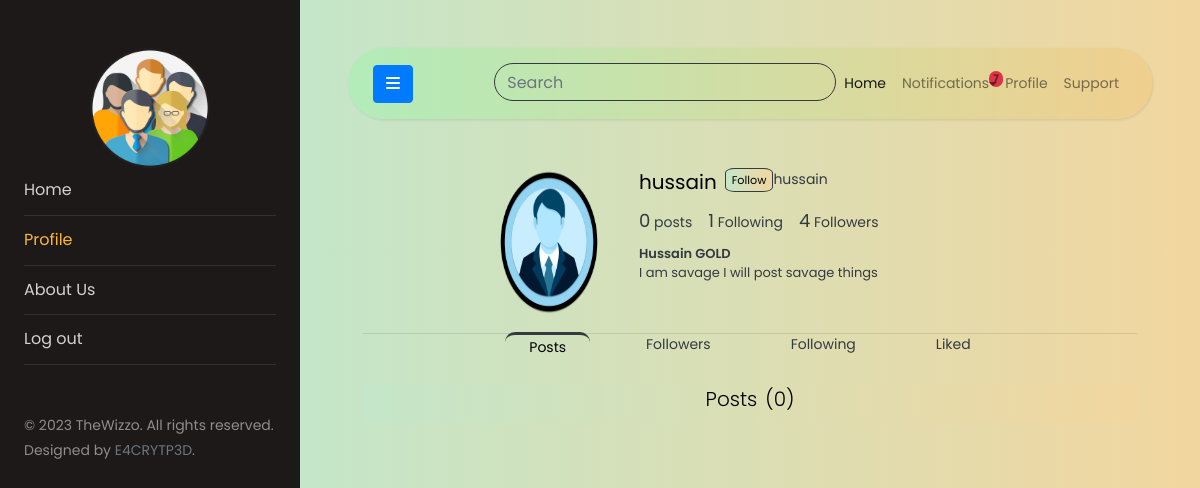
/user/hussain/profile (signed in), run on the app's committed database.
### users/models.py (models this page shows, shortened)
class User(AbstractUser):
    genders = [
        ('Male', 'Male'),
        ('Female', 'Female'),
        ('Custom', 'Custom'),
        ('Prefer not to say', 'Prefer not to say')
    ]
    date_of_birth = models.DateField(blank=True, null=True)
    gender = models.CharField(
        choices=genders, max_length=20, default="Unknown")

class Profile(models.Model):
    user = models.OneToOneField(
        'User', related_name='profile', on_delete=models.CASCADE)
    bio = models.CharField(default="", blank=True, null=True, max_length=75)
    follows = models.ManyToManyField(
        User, related_name='follows', blank=True, symmetrical=False)
    updated = models.DateTimeField(auto_now=True)
    created = models.DateTimeField(auto_now_add=True)
    profile_pic = models.ImageField(
        upload_to='profile_pics', blank=True, null=True)

### users/views.py (the view)
# urls.py: path('<str:user>/profile', views.user_profile, name='userprofile'),
@login_required
def user_profile(request, user):
    try:
        user = User.objects.select_related('profile').get(username=user)
    except Exception:
        return HttpResponse('<div class="text-danger">Error occured</div>')
    return render(request, 'users/userprofile.html', {'puser': user})

### usertimeline/models.py (called while the page is built)
    def all(self):
        return super().filter(is_seen=False)

### templates/users/userprofile.html (shortened to what this page needs)
{% extends 'base.html' %}
{% block profile %}
active
{% endblock profile %}
{% block content %}
<div class="container">
    <header class="row">
        <div class="col-sm-2 col-auto offset-2 mt-2">
            <div class="position-relative profile-picture">
                <div>
                    <img class="rounded-circle w-100" src="{{puser.profile.profile_pic.url}}" alt="profile pic"
                        height="150px">
                </div>
            </div>
        </div>
        <div class="col-8 text-dark mt-2">
            <div class="d-flex flex-row">
                <h5 class="mx-2">{{puser.username}}</h5>
                {% if puser != user %}
                {% if  puser not in user.profile.follows.all%}
                <div>
                    <button hx-post="{% url 'follow' puser %}" hx-headers='{"X-CSRFToken": "{{csrf_token}}"}'
                        hx-vals='{"wizu":"{{puser.id}}"}'
                        class="border border-dark bg-gradient btn-follow small">Follow</button>
                </div>
                {{puser}}
                {% endif %}
                {% endif %}
            </div>
            <div class="d-flex flex-row">
                <div class="mx-md-2 mx-1">
                    <span class="font-count">{{puser.post.all.count}}</span> posts
                </div>
                <div class="mx-md-2 mx-1">
                    <span class="font-count">{{puser.profile.follows.count}}</span> Following
                </div>
                <div class="mx-md-2 mx-1">
                    <span class="font-count">{{puser.follows.count}}</span> Followers
                </div>
            </div>
            <div class="d-flex flex-column">
                <h6 class="profile-full-name mx-2 mt-2 mb-0"><span>{{puser.first_name}}</span>
                    <span>{{puser.last_name}}</span>
                </h6>
                <p class="mx-2 mt-0" style="font-size: small;">{{puser.profile.bio}}</p>
            </div>
        </div>
    </header>
    <hr class="mb-0 pb-0">
    <div class="d-flex flex-row justify-content-center mt-0">
        <div class="mx-md-3 border-dark px-md-4 px-2 profile-link pl-active" hx-get="{%url 'posts' puser %}"
            hx-target="#user-content" id="posts"><a onclick="activeTab('posts')" class="text-decoration-none"
                href="#posts">Posts</a> </div>
        <div class="mx-md-3 border-dark px-2 px-md-4 profile-link" hx-get="{%url 'followers' puser.username %}"
            hx-target="#user-content" id="followers"><a onclick="activeTab('followers')" href="#followers">Followers</a>
        </div>
        <div class="mx-md-3 border-dark px-2 px-md-4 profile-link" hx-get="{%url 'following' puser.username %}"
            hx-target="#user-content" id="following"><a onclick="activeTab('following')" href="#following">Following</a>
        </div>
        <div class="mx-md-3 border-dark px-2 px-md-4 profile-link" hx-get="{% url 'likedpost' puser %}"
            hx-target="#user-content" id="likedposts"><a onclick="activeTab('likedposts')" href="#likedposts">Liked</a>
        </div>
    </div>
    <div class="container-sm">
        <div id="user-content" class="bg-gradient">
            {% include 'users/partials/posts.html' %}
        </div>
    </div>
</div>
{% endblock content %}

### templates/base.html (shortened to what this page needs)
<!DOCTYPE html>
<html lang="en">
{% load static %}
<head>
	<link rel="stylesheet" href="https://cdnjs.cloudflare.com/ajax/libs/font-awesome/6.2.1/css/all.min.css"
 />
	<link rel="stylesheet" href="{% static 'css/style.css' %}" />
</head>
<body>
	<div class="wrapper d-flex align-items-stretch">
		<nav id="sidebar">
			<div class="p-4 pt-5">
				<a href="#" class="img logo rounded-circle mb-5"
					style="background-image: url({{user.profile.profile_pic.url}});"></a>
				<ul class="list-unstyled components mb-5">
					<li class="{% block home %}{% endblock home %}">
						<a href="{% url 'wizzo-home' %}">Home</a>
					</li>
					<li class="{% block profile %}{% endblock profile %}">
						<a href="{% url 'userprofile' user.username %}">Profile</a>
					</li>
					<li class="nav-item {% block about %}{% endblock about %}">
						<a class="nav-link" href="{% url 'about' %}">About Us</a>
					</li>
					<li>
						<a href="{% url 'userlogout' %}">Log out</a>
					</li>
				</ul>
				<div class="footer">
					<p>
						© 2023 TheWizzo. All rights reserved. Designed by
						<a href="https://github.com/e4crypt3d" target="_blank"
							class="text-decoration-none text-secondary">E4CRYTP3D</a>.
					</p>
				</div>
			</div>
		</nav>
		<div id="content" class="p-4 p-md-5 bg-gradient">
			<nav class="navbar navbar-expand-lg navbar-light navbar-gradient rounded-pill">
				<div class="container-fluid">
					<button type="button" id="sidebarCollapse" class="btn btn-primary">
						<i class="fa fa-bars"></i>
					</button>
					<div class="collapse navbar-collapse" id="topnavbar">
						<ul class="nav navbar-nav ml-auto">
							<li class="nav-item my-3 my-lg-0">
								<div class="position-relative search-bar">
									<input hx-post="{% url 'search' %}" hx-trigger="keyup changed delay:500ms"
										hx-vals='{"csrfmiddlewaretoken":"{{csrf_token}}"}'
										style="border-radius: 20px; background-color: transparent" type="text"
										class="form-control border-dark" placeholder="Search" aria-label="Search"
										hx-target="#searched" name="query" />
								</div>
							</li>
							<li class="nav-item active">
								<a class="nav-link" href="{% url 'wizzo-home' %}">Home</a>
							</li>
							<li class="nav-item position-relative" id="notifications">
								{% include 'usertimeline/partials/notifications.html' %}
							</li>
							<li class="nav-item">
								<a class="nav-link" href="{% url 'userprofile' user.username %}">Profile</a>
							</li>
							<li class="nav-item">
								<a class="nav-link" href="#">Support</a>
							</li>
						</ul>
					</div>
				</div>
			</nav>
			{% block content %} {% endblock content %}
		</div>
	</div>
</body>
</html>

### templates/usertimeline/partials/notifications.html (shortened to what this page needs)
<a class="nav-link position-relative dropdown-toggle" href="#" type="button" data-bs-toggle="dropdown"
    data-bs-target="#notificationDropdown" aria-expanded="false">
    Notifications
    <span class="position-absolute top-0 start-100 translate-middle badge rounded-pill bg-danger">
        {{user.receiver.all.count}}
    </span>
</a>

### templates/users/partials/posts.html (shortened to what this page needs)
<h3 class="text-center mb-2 mt-4 lead">Posts<span class="ml-2">({{puser.post.all.count}})</span></h3>

### data on the page
User: profile.profile_pic (placeholder picture), receiver.all.count "7"
User: profile.profile_pic (placeholder picture), username "hussain", post.all.count "0", profile.follows.count "1", follows.count "4", first_name "Hussain", last_name "GOLD", profile.bio "I am savage I will post savage things"
